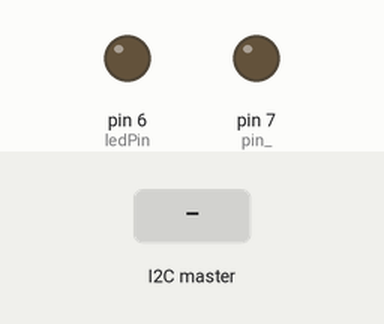
Simulated run of this sketch. Board: Arduino Uno, built with avr-gcc and run on an emulated ATmega328P. Shown: output pins drawn as LEDs (lit = HIGH). The inputs (shaded band) are chosen by the test bench.

Above: at 4.4 s.
4.5 s: the I2C master sends the byte 1
At 4.95 s:
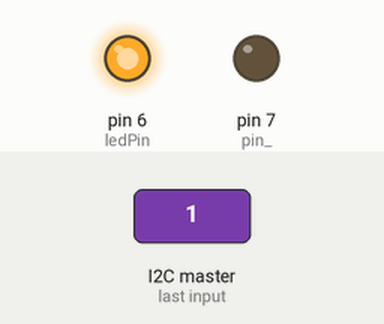
7.5 s: the I2C master sends "a"
10.5 s: the I2C master sends "b"
Timing chart, 0 to 15.9 s (numbered marks = the images above; inputs shaded):
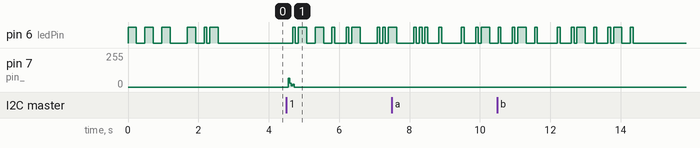

The sketch:

teensy-remote.ino
```cpp
#include <TimerOne.h>
#include <Wire.h>

// For morse code.
constexpr int ledPin = 6;
constexpr int morse_speed = 1200 / 15; // Base time of a Morse code dit. 1200 / WPM.

class remote
{
public:
    static void set(int val);
    static void interrupt_handler(void);
    static int pin() { return pin_; }

private:
    static volatile int out_state_;
    static int pwm_state_;
    static int last_;
    static const int pin_;
};
const int remote::pin_ = 7;
int remote::last_ = HIGH;
volatile int remote::out_state_ = LOW;
int remote::pwm_state_ = 0;

void remote::set(int val)
{
    noInterrupts();
    out_state_ = val;
    interrupts();
}

void remote::interrupt_handler(void)
{
    int out = LOW;
    if (pwm_state_ == 1) {
        out = out_state_;
        pwm_state_ = 0;
    } else {
        pwm_state_ = 1;
    }
    if (last_ != out) {
        digitalWrite(pin_, out);
        last_ = out;
    }
}

void i2c_handler(int);
void setup()
{
    pinMode(ledPin, OUTPUT); // initialize the digital pin as an output.
    pinMode(remote::pin(), OUTPUT);


    Timer1.initialize(13); // Tuned experimentally on teensy++.
    Timer1.attachInterrupt(remote::interrupt_handler);
    Wire.begin(4); // i2c address 4
    Wire.onReceive(i2c_handler);
    blink_string("OK");
}

const char* morse(char ch)
{
    if (ch >= 'A' && ch <= 'Z') {
        ch += ('a' - 'A');
    }
    switch (ch) {
    case 'a':
        return ".-";
    case 'b':
        return "-...";
    case 'c':
        return "-.-.";
    case 'd':
        return "-..";
    case 'e':
        return ".";
    case 'f':
        return "..-.";
    case 'g':
        return "--.";
    case 'h':
        return "....";
    case 'i':
        return "..";
    case 'j':
        return "---.";
    case 'k':
        return "-.-";
    case 'l':
        return ".-..";
    case 'm':
        return "--";
    case 'n':
        return "-.";
    case 'o':
        return "---";
    case 'p':
        return ".--.";
    case 'q':
        return "--.-";
    case 'r':
        return ".-.";
    case 's':
        return "...";
    case 't':
        return "-";
    case 'u':
        return "..-";
    case 'v':
        return "...-";
    case 'w':
        return ".--";
    case 'x':
        return "-..-";
    case 'y':
        return "-.--";
    case 'z':
        return "..--";
    case '0':
        return "-----";
    case '1':
        return ".----";
    case '2':
        return "..---";
    case '3':
        return "...--";
    case '4':
        return "....-";
    case '5':
        return ".....";
    case '6':
        return "-....";
    case '7':
        return "--...";
    case '8':
        return "---..";
    case '9':
        return "----.";
    case ' ':
        return " ";
    }
    return "........"; // Prosign HH, for error.
}

void blink(int t)
{
    digitalWrite(ledPin, HIGH);
    delay(t);
    digitalWrite(ledPin, LOW);
    delay(t);
}

void blink_string(const char* s)
{
    for (; *s; s++) {
        const char* blinks = morse(*s);
        for (; *blinks; blinks++) {
            switch (*blinks) {
            case '.':
                blink(morse_speed);
                break;
            case '-':
                blink(morse_speed * 3);
                break;
            case ' ':
                delay(morse_speed * 7);
                break;
            }
        }
        delay(morse_speed * 3);
    }
    delay(morse_speed * 3);
}


void tx_pwm(const char* packet)
{
    const int lead_width = 1315;
    const int bit_width = 228;

    for (int i = 0; i < 5; i++) {
        delay(20);

        remote::set(HIGH);
        delayMicroseconds(lead_width);
        remote::set(LOW);
        delayMicroseconds(lead_width);
        for (; *packet; packet++) {
            if (*packet == '1') {
                remote::set(HIGH);
            }
            delayMicroseconds(bit_width);
            remote::set(LOW);
            delayMicroseconds(bit_width);
        }
    }
}
// s = '2 1 2[…]'
// ''.join(['1' * x + '0' for x in [int(x) for x in s.split()]]).rstrip('0')
// 2 1 2 8 1 1 1 18 1 1 2 1 1 1
const char* btn_home = "110101101111111101010101111111111111111110101011010101";

// 2 1 2 4 2 26 4
const char* btn_auto = "11010110111101101111111111111111111111111101111";

// 2 1 2 4 2 4 22 2 2
const char* btn_up = "1101011011110110111101111111111111111111111011011";

// 2 1 2 4 2 1 3 1 20 1 2 1 1
const char* btn_down = "11010110111101101011101011111111111111111111010110101";
// 2 1 2 4 1 4 1 20 2 1 1 2
const char* btn_left = "1101011011110101111010111111111111111111110110101011";
// 2 1 2 4 1 2 2 2 19 1 1 1 2 1
const char* btn_right = "110101101111010110110110111111111111111111101010101101";
// 2 1 2 5 2 2 1 18 2 1 1 1 1 2
const char* btn_bell = "110101101111101101101011111111111111111101101010101011";
// 2 1 2 5 4 2 4 2 1 1 4 2 1 2 1 2 1 2 2
const char* btn_clock = "11010110111110111101101111011010101111011010110101101011011";
// 2 1 2 7 3 19 1 1 1 2 2
const char* btn_target = "110101101111111011101111111111111111111010101011011";
// 2 1 2 6 1 2 19 3 1 1 3
const char* btn_s = "110101101111110101101111111111111111111011101010111";
// 2 1 2 7 3 1 18 1 1 1 2 1 1
const char* btn_max = "11010110111111101110101111111111111111110101010110101";
// 2 1 2 6 4 1 17 4 2 1 1
const char* btn_box = "110101101111110111101011111111111111111011110110101";
//                       2 1  2    4 1 1 1  2  2                 18  2 1 1  2 1
const char* btn_play = "1101011011110101010110110111111111111111111011010101101";
//                        2 1  2    4 1 1 1 22                      2 1    4
const char* btn_pause = "110101101111010101011111111111111111111110110101111";

enum Command {
    Idle = 0,
    Pause = 1,
    Go = 2,
    Home = 3,
};
volatile char cmd = Command::Idle;
void loop()
{
    for (;;) {
        const char* msg = nullptr;
        const char* blink = "ERR";
        switch (cmd) {
        case Command::Idle:
            continue;
        case Command::Home:
            msg = btn_home;
            blink = "HOME";
            break;
        case Command::Pause:
            msg = btn_pause;
            blink = "PAUSE";
            break;
        case Command::Go:
            msg = btn_play;
            blink = "GO";
            break;
        }
        cmd = Command::Idle;
        if (msg != nullptr) {
            tx_pwm(msg);
        }
        blink_string(blink);
    }
    // noInterrupts();
    // interrupts();
}

void i2c_handler(int bytes)
{
    while (Wire.available()) {
        cmd = Wire.read();
    }
}
```
